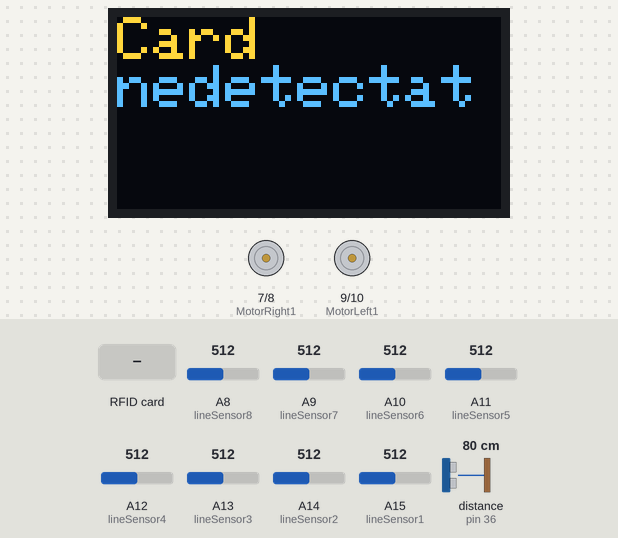
The sketch below on a simulated Arduino Mega 2560, built with avr-gcc and run on an emulated ATmega2560. Shown: 128×64 one-colour display, motor-driver pin pairs drawn as motors (green arrow = first pin HIGH = forward, orange = second pin HIGH = backward, longer = more drive, scaled by the enable pin). The inputs (shaded band) are chosen by the test bench; at power-on: A8 (lineSensor8) = 512, distance to the obstacle (sensor on pin 36) 80 cm, A9 (lineSensor7) = 512, A10 (lineSensor6) = 512, A11 (lineSensor5) = 512, A12 (lineSensor4) = 512, A13 (lineSensor3) = 512, A14 (lineSensor2) = 512, A15 (lineSensor1) = 512. The echo pulse lasts 58.3 µs per cm; the OLED is the two-colour kind (top 16 rows yellow); what the sketch prints to the serial monitor is not drawn.

Above: at 1.2 s.
1.3 s: RFID card C1 9F 16 24 held to the reader
At 2.8 s:
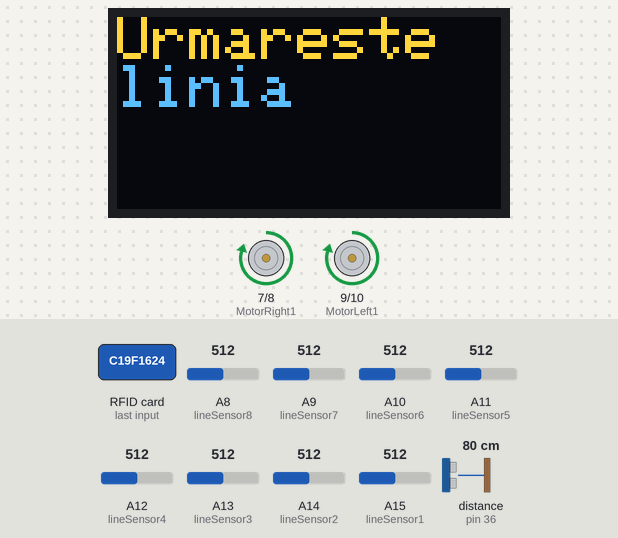
3.9 s: A8 (lineSensor8) set to 749
6.9 s: A8 (lineSensor8) set to 768
At 7.17 s:
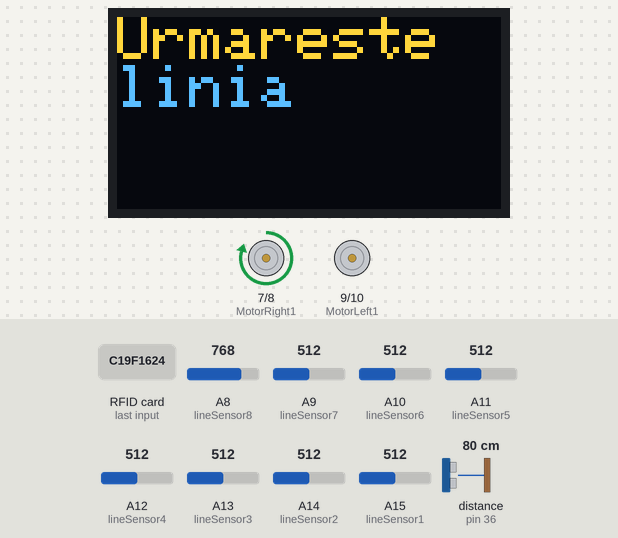
9.6 s: distance to the obstacle (sensor on pin 36) set to 11 cm
12.6 s: distance to the obstacle (sensor on pin 36) set to 8 cm
At 19.0 s:
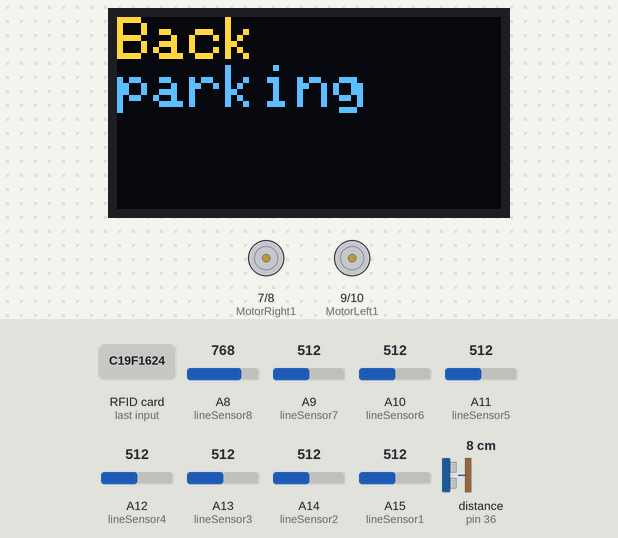
Timing chart, 0 to 19.9 s (numbered marks = the images above; inputs shaded):
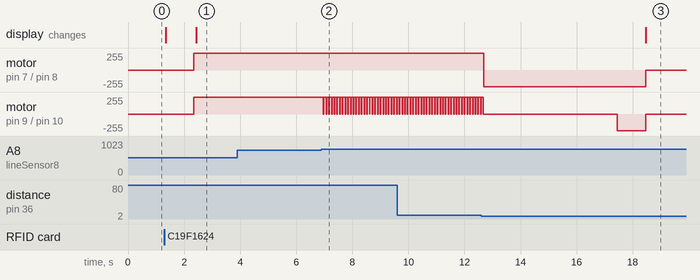

Measured:
- the behaviour switches between 760 and 761 on A8 (lineSensor8) (found by bisection; images 1 and 2)
- the behaviour switches between 10 and 9 cm on distance to the obstacle (sensor on pin 36) (found by bisection; images 2 and 3)
- after the input at 1.3 s, motor on pin 7 (MotorRight1) / pin 8 (MotorRight2), motor on pin 9 (MotorLeft1) / pin 10 (MotorLeft2): stopped → forward 250/255 after 1.0 s; the display: first changes after 0.05 s (image 1 shows a later state)
- after the input at 3.9 s, every drawn part: stays the same
- after the input at 6.9 s, motor on pin 9 (MotorLeft1) / pin 10 (MotorLeft2): alternates forward 250/255 for 0.08 s and stopped for 0.02 s, starting after 0.07 s
- after the input at 12.6 s, motor on pin 7 (MotorRight1) / pin 8 (MotorRight2): forward 250/255 → backward 250/255 after 0.09 s, → stopped 5.8 s later; the display: changes after 5.9 s (image 3)

The sketch:

traseu_complet_robot_mobil.ino
```cpp
#include <SPI.h>
#include <MFRC522.h>
#include <Wire.h>
#include <Adafruit_GFX.h>
#include <Adafruit_SSD1306.h>
// pinii de la RFID
#define SS_PIN 53
#define RST_PIN 42
//OLED
#define OLED_ADDR   0x3C // Adresa I2C a display-ului OLED
#define OLED_SDA    20  // Pinul SDA conectat la Arduino
#define OLED_SCL    21  // Pinul SCL conectat la Arduino

MFRC522 rfid(SS_PIN, RST_PIN);
Adafruit_SSD1306 display(-1);

const int MotorRight1 = 7;   // IN1
const int MotorRight2 = 8;   // IN2
const int MotorLeft1 = 9;    // IN3
const int MotorLeft2 = 10;   // IN4
const int MotorRightPWM = 6; // ENA
const int MotorLeftPWM = 11; // ENB
//senzor ultrasonic plasat in stanga
const int trigPin2 = 30;  // Pinul de trimitere semnal către senzorul (TRIG)
const int echoPin2 = 31;  // Pinul de recepție semnal de la senzor (ECHO)
//senzor ultrasonic plasat in fata
const int trigPin1 = 37;  // Pinul de trimitere semnal către senzor (TRIG)
const int echoPin1 = 36;  // Pinul de recepție semnal de la senzor (ECHO)
int iSpeed = 250; //viteza maxima setata a robotului
int iSpeed1 = 10;
int iSpeed2 = 5;
int iSpeed3 = 0;
int valid = 1;

// senzorii de linie
int lineSensor8 = A8;
int lineSensor7 = A9;
int lineSensor6 = A10;
int lineSensor5 = A11;
int lineSensor4 = A12;
int lineSensor3 = A13;
int lineSensor2 = A14;
int lineSensor1 = A15;
bool tagDetected = false; // Variabilă de stare pentru a urmări dacă tag-ul a fost detectat

void setup() {
  Serial.begin(9610);
  pinMode(MotorRight1, OUTPUT);
  pinMode(MotorRight2, OUTPUT);
  pinMode(MotorLeft1, OUTPUT);
  pinMode(MotorLeft2, OUTPUT);
  pinMode(MotorRightPWM, OUTPUT);
  pinMode(MotorLeftPWM, OUTPUT);
  pinMode(trigPin1, OUTPUT);
  pinMode(echoPin1, INPUT);
  pinMode(trigPin2, OUTPUT);
  pinMode(echoPin2, INPUT);
  SPI.begin();
  rfid.PCD_Init();
  //folositi pentru motoare
  pinMode(6, OUTPUT);
  pinMode(7, OUTPUT);
  Wire.begin(); // initializarea conexiunii I2C cu display-ul OLED

      if (!display.begin(SSD1306_SWITCHCAPVCC, OLED_ADDR)) {
             Serial.println(F("Eroare la inițializarea display-ului OLED"));
              while (1);
       }

    display.clearDisplay();
    display.setTextColor(WHITE);
    display.setTextSize(2);
}
String uidToString(MFRC522::Uid uid) { //stocarea seriei tag-ului
  String uidString = "";
  //parcurgerea fiecarui byte
  for (byte i = 0; i < uid.size; i++) {
    if (uid.uidByte[i] < 0x10) {
      //convertirea in string
      uidString += "0";
    }
    uidString += String(uid.uidByte[i], HEX);
    uidString.toUpperCase();
    //se adauga un spatiu dupa valoarea hexazecimala a  byte-ului
    if (i < uid.size - 1) {
      uidString += " ";
    }
  }
  return uidString;
}

void loop() {
  if (!tagDetected) {
    display.clearDisplay();
    display.setCursor(0, 0);
    display.println("Card ");
    display.println("nedetectat");
    display.display();
    stopp(1); // Mașinuța stă pe loc până când detectează card-ul

    if (rfid.PICC_IsNewCardPresent() && rfid.PICC_ReadCardSerial()) {
      // Obține seria cardului
      MFRC522::Uid uid = rfid.uid;

      // Verifică uid-ului
      if (uidToString(uid) == "C1 9F 16 24") {
        // Afișarea mesajului pe afișajul OLED
        display.clearDisplay();
        display.setCursor(0, 0);
        display.println("Card ");
        display.println("detectat");
        display.display();
        tagDetected = true; // Setează variabila de stare ca fiind adevărată
        delay(1000);
      }
    }
  } else {
    // Restul logicii pentru urmărirea mașinii
    straight(5);
    display.setCursor(0, 0);
    display.clearDisplay();
    display.println("Urmareste linia");
    display.display();

    // urmarirea masinii
    /*long distance2 = getDistanceFromFrontSensor();
    Serial.print("Distance from front sensor: ");
    Serial.print(distance2);
    Serial.println(" cm");
      display.setCursor(0, 0);
      display.clearDisplay();
      display.println("Urmareste masina");
      display.display();
   */
    int sensorValue1 = analogRead(lineSensor1);
    int sensorValue2 = analogRead(lineSensor2);
    int sensorValue3 = analogRead(lineSensor3);
    int sensorValue4 = analogRead(lineSensor4);
    int sensorValue5 = analogRead(lineSensor5);
    int sensorValue6 = analogRead(lineSensor6);
    int sensorValue7 = analogRead(lineSensor7);
    int sensorValue8 = analogRead(lineSensor8);

    //trebuie comentat daca se doreste urmarirea masinii
    //merge inainte daca senzorii din mijloc detecteaza linia neagra
    if (sensorValue5 > 760 || sensorValue4 > 760) {
      straight(5);
    }
        if (sensorValue8 > 760) { //vireaza mult stanga (primul senzor din stanga)
          digitalWrite(MotorRight1, HIGH);
          digitalWrite(MotorRight2, LOW);
          digitalWrite(MotorLeft1, HIGH);
          digitalWrite(MotorLeft2, LOW);
          analogWrite(MotorRightPWM, iSpeed);
          analogWrite(MotorLeftPWM, iSpeed3);
        }
        if (sensorValue7 > 760) {
          digitalWrite(MotorRight1, HIGH);
          digitalWrite(MotorRight2, LOW);
          digitalWrite(MotorLeft1, HIGH);
          digitalWrite(MotorLeft2, LOW);
          analogWrite(MotorRightPWM, iSpeed);
          analogWrite(MotorLeftPWM, iSpeed2);
        }
        if (sensorValue6 > 760) {
          digitalWrite(MotorRight1, HIGH);
          digitalWrite(MotorRight2, LOW);
          digitalWrite(MotorLeft1, HIGH);
          digitalWrite(MotorLeft2, LOW);
          analogWrite(MotorRightPWM, iSpeed);
          analogWrite(MotorLeftPWM, iSpeed1);
        }
        if (sensorValue3 > 760) {
          digitalWrite(MotorRight1, HIGH);
          digitalWrite(MotorRight2, LOW);
          digitalWrite(MotorLeft1, HIGH);
          digitalWrite(MotorLeft2, LOW);
          analogWrite(MotorRightPWM, iSpeed);
          analogWrite(MotorLeftPWM, iSpeed1);
        }
        if (sensorValue2 > 760) {
          digitalWrite(MotorRight1, HIGH);
          digitalWrite(MotorRight2, LOW);
          digitalWrite(MotorLeft1, HIGH);
          digitalWrite(MotorLeft2, LOW);
          analogWrite(MotorRightPWM, iSpeed);
          analogWrite(MotorLeftPWM, iSpeed2);
        }
        if (sensorValue1 > 760) {    // vireaza mult dreapta (primul senzor din dreapta)
          digitalWrite(MotorRight1, HIGH);
          digitalWrite(MotorRight2, LOW);
          digitalWrite(MotorLeft1, HIGH);
          digitalWrite(MotorLeft2, LOW);
          analogWrite(MotorRightPWM, iSpeed);
          analogWrite(MotorLeftPWM, iSpeed3);
        }
      // comentat pana aici

    //afisarea valorilor senzorilor
    Serial.print(sensorValue1);
    Serial.print(" ");
    Serial.print(sensorValue2);
    Serial.print(" ");
    Serial.print(sensorValue3);
    Serial.print(" ");
    Serial.print(sensorValue4);
    Serial.print(" ");
    Serial.print(sensorValue5);
    Serial.print(" ");
    Serial.print(sensorValue6);
    Serial.print(" ");
    Serial.print(sensorValue7);
    Serial.print(" ");
    Serial.print(sensorValue8);
    Serial.print(" ");
    Serial.println();

    int distance1 = getDistanceFromLeftSensor();
        if (distance1 < 10 && distance1 >=5) {
          backparking(); // Realizeaza backparking atunci cand distanta este intre 10 si 5
          stopp(5);
           }
     }

  }


void backparking() {
 //Manevrele pentru a face parcarea cu spatele
  turnleft(400); // virare stanga timp de 0.4 secunde
  delay(750); //intarziere de 0.7 secunde
  back(50);//deplasare inapoi
  delay(500);
    display.clearDisplay();
    display.setCursor(0, 0);
    display.println("Back");
    display.println("parking");
    display.display(); // afiseaza textul„Back parking” pe display-ul OLED
  stopp(300);
    display.clearDisplay();
    display.setCursor(0, 0);
    display.println("Coboara");
    display.println("pasageri");
    display.display();//afiseaza textul „Coboara pasageri” pe OLED
  delay(4000);//timpul de asteptare pentru a cobori pasagerii
    display.clearDisplay();
  back(50);//deplasare inapoi
  delay(50);
  //in continuare parcheaza in spatele cladirii
  lateralbackparking();
}

void lateralbackparking() {
 //afisarea pe OLED
    display.clearDisplay();
    display.setCursor(0, 0);
    display.println("Parking");
    display.display();
  //manevrele de parcare laterala cu spatele
  turnleft(200);//viraj la stanga
  delay(80);
  back(50);//deplasare inapoi
  delay(1000);
  turnright(40);//viraj la drapta
  delay(700);
  straight(50);//deplasare in linie dreapta
  delay(200);
  stopp(500);//oprire
  Serial.println("Parking");
}


void straight(int d) { //inainte
  digitalWrite(MotorRight1, HIGH);
  digitalWrite(MotorRight2, LOW);
  digitalWrite(MotorLeft1, HIGH);
  digitalWrite(MotorLeft2, LOW);
  analogWrite(MotorRightPWM, iSpeed);
  analogWrite(MotorLeftPWM, iSpeed);
  delay(d * 10);
   Serial.println("Mergi înainte");
}

void turnright(int d) { //dreapta
  digitalWrite(MotorLeft1, LOW);
  digitalWrite(MotorLeft2, HIGH);
  digitalWrite(MotorRight1, LOW);
  digitalWrite(MotorRight2, LOW);
  analogWrite(MotorRightPWM, iSpeed);
  analogWrite(MotorLeftPWM, iSpeed);
  delay(d * 10);
}

void turnleft(int d) { //stanga
  digitalWrite(MotorRight1, LOW);
  digitalWrite(MotorRight2, HIGH);
  digitalWrite(MotorLeft1, LOW);
  digitalWrite(MotorLeft2, LOW);
  analogWrite(MotorRightPWM, iSpeed);
  analogWrite(MotorLeftPWM, iSpeed);
  delay(d * 10);
}

void stopp(int d) { // stop
  digitalWrite(MotorRight1, LOW);
  digitalWrite(MotorRight2, LOW);
  digitalWrite(MotorLeft1, LOW);
  digitalWrite(MotorLeft2, LOW);
  analogWrite(MotorRightPWM, iSpeed);
  analogWrite(MotorLeftPWM, iSpeed);
  delay(d * 10);

}

void back(int d) { // inapoi
  digitalWrite(MotorRight1, LOW);
  digitalWrite(MotorRight2, HIGH);
  digitalWrite(MotorLeft1, LOW);
  digitalWrite(MotorLeft2, HIGH);
  analogWrite(MotorRightPWM, iSpeed);
  analogWrite(MotorLeftPWM, iSpeed);
  delay(d * 10);
}

//senzor ultrasonic din
long getDistanceFromLeftSensor() {
  // Trimiterea semnalului către senzor
  digitalWrite(trigPin1, LOW);
  delayMicroseconds(2);
  digitalWrite(trigPin1, HIGH);
  delayMicroseconds(10);
  digitalWrite(trigPin1, LOW);
  // Măsurarea timpului pentru semnalul de întoarcere (echo)
  long duration = pulseIn(echoPin1, HIGH);
  // Calcularea distanței în centimetri
  // Viteza sunetului în aer este de aproximativ 343,2 m/s sau 0,03432 cm/μs
  // Distanța = (timp * viteză) / 2
  long distance1 = (duration * 0.03432) / 2;
  // Afișarea valorii distanței și a valorii citite de la senzor
  Serial.print("Distanta de la senzorul din stanga: ");
  Serial.print(distance1);
  Serial.println(" cm");
  // Returnarea valorii distanței calculate
  return distance1;
}

//functia pentru urmarirea masinii aflate pe traseu
/*long getDistanceFromFrontSensor() {
  // Trimiterea semnalului către senzor
  digitalWrite(trigPin2, LOW);
  delayMicroseconds(2);
  digitalWrite(trigPin2, HIGH);
  delayMicroseconds(10);
  digitalWrite(trigPin2, LOW);

  // Măsurarea timpului pentru semnalul de întoarcere (echo)
  long duration = pulseIn(echoPin2, HIGH);

  // Calcularea distanței în centimetri
  // Viteza sunetului în aer este de aproximativ 343,2 m/s sau 0,03432 cm/μs
  // Distanța = (timp * viteză) / 2
  long distance2 = (duration * 0.03432) / 2;

  // Afișarea valorii distanței și a valorii citite de la senzor
  Serial.print("Distanta de la senzorul din: ");
  Serial.print(distance2);
  Serial.println(" cm");

        if (distance2>0 && distance2 < 13) {
          back(50);
        } else if (distance2 > 13 && distance2 < 50) {
            straight(50);
         }
  // Returnarea valorii distanței calculate
  return distance2;
}
*/
```
